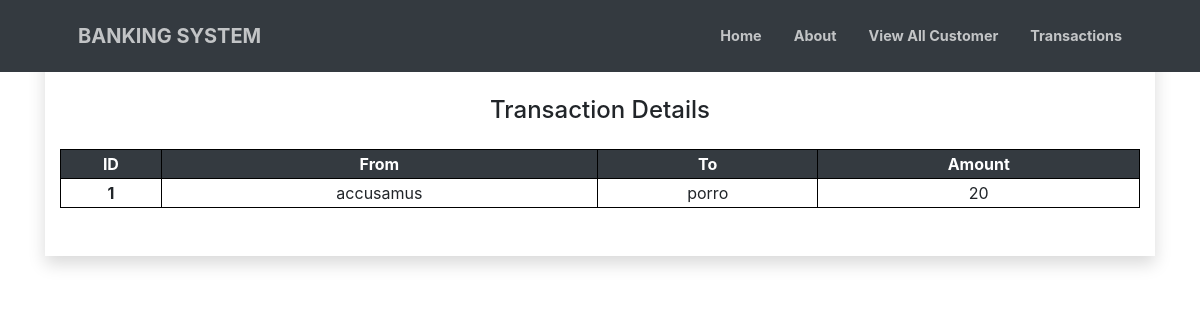
/transaction.php, run on the app's committed database.
### tables this page shows
CREATE TABLE `transaction` (
  `Tran_ID` int(11) NOT NULL,
  `From` varchar(11) NOT NULL,
  `To` varchar(11) NOT NULL,
  `Amount` decimal(10,0) NOT NULL
);

### transaction.php (the view, shortened to what this page needs)
<!DOCTYPE html>
<html>
<head>
   <link rel="stylesheet" type="text/css" href="css/styles.css">
  <link rel="stylesheet" href="https://maxcdn.bootstrapcdn.com/bootstrap/4.0.0/css/bootstrap.min.css">
  <link rel="stylesheet" href="https://stackpath.bootstrapcdn.com/font-awesome/4.7.0/css/font-awesome.min.css">
</head>
<body>
 <section>
 <nav class="navbar navbar-expand-lg navbar-dark fixed-top py-3 bg-dark" id="mainNav">
            <div class="container px-4 px-lg-5">
                <a class="navbar-brand" href="#page-top">BANKING SYSTEM</a>
                <div class="collapse navbar-collapse" id="navbarResponsive">
                    <ul class="navbar-nav ms-auto my-2 my-lg-0">
                        <li class="nav-item"><a class="nav-link" href="index.php">Home</a></li>
                        <li class="nav-item"><a class="nav-link" href="index.php#about">About</a></li>
                        <li class="nav-item"><a class="nav-link" href="customer.php">View All Customer</a></li>
                        <li class="nav-item"><a class="nav-link" href="transaction.php">Transactions</a></li>
                    </ul>
                </div>
            </div>
        </nav>
   </section>
  <?php
        require 'connection.php';
 $sql = "SELECT * FROM `transaction`";
 $result = mysqli_query($conn,$sql);
 $num_of_entry = mysqli_num_rows($result);
  ?>
 <div class="container">
<main id="main"class="main">
<div class="container bg-white shadow">
    <div class="py-5 mt-5">
    <h4 class="text-center pb-3">Transaction Details</h4>
    <div class="table-responsive">
    <table class="table-hover text-center"style="width:100%">
    <tr class="bg-dark text-white">
        <th>ID</th>
        <th>From</th>
        <th>To</th>
        <th>Amount</th>
    </tr>
    <?php
                  if($num_of_entry>0){
                    while($row = mysqli_fetch_assoc($result)){
                        echo "<tr>
                        <th scope='row'>".$row['Tran_ID']."</th>
                        <td>".$row['From']."</td>
                        <td>".$row['To']."</td>
                        <td>".$row['Amount']."</td>
                        </tr>";
                    }
                  }else{
                    echo "<script>alert('No data found in table!');</script>";
                  }
                  ?>
    </table>
  </div>
    </div>
</div>
</main>
</div>
</body>
</html>

### transaction.php (style rules this page uses)
table, th, td { border: 1px solid black; padding: 2px; }
table { border-spacing: 10px; }

### data on the page
transaction: Tran_ID "1", From "accusamus", To "porro", Amount "20"
